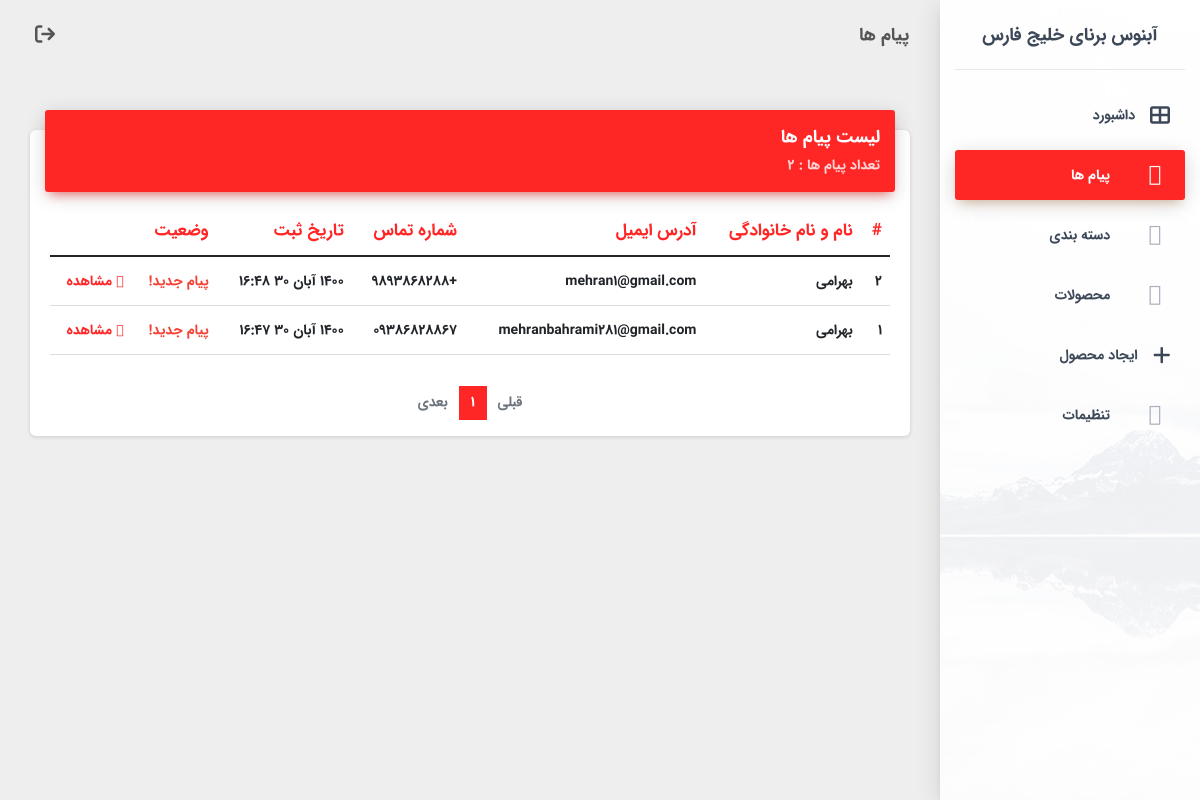
/fa/staff/messages/, run on an earlier commit of the app's database.
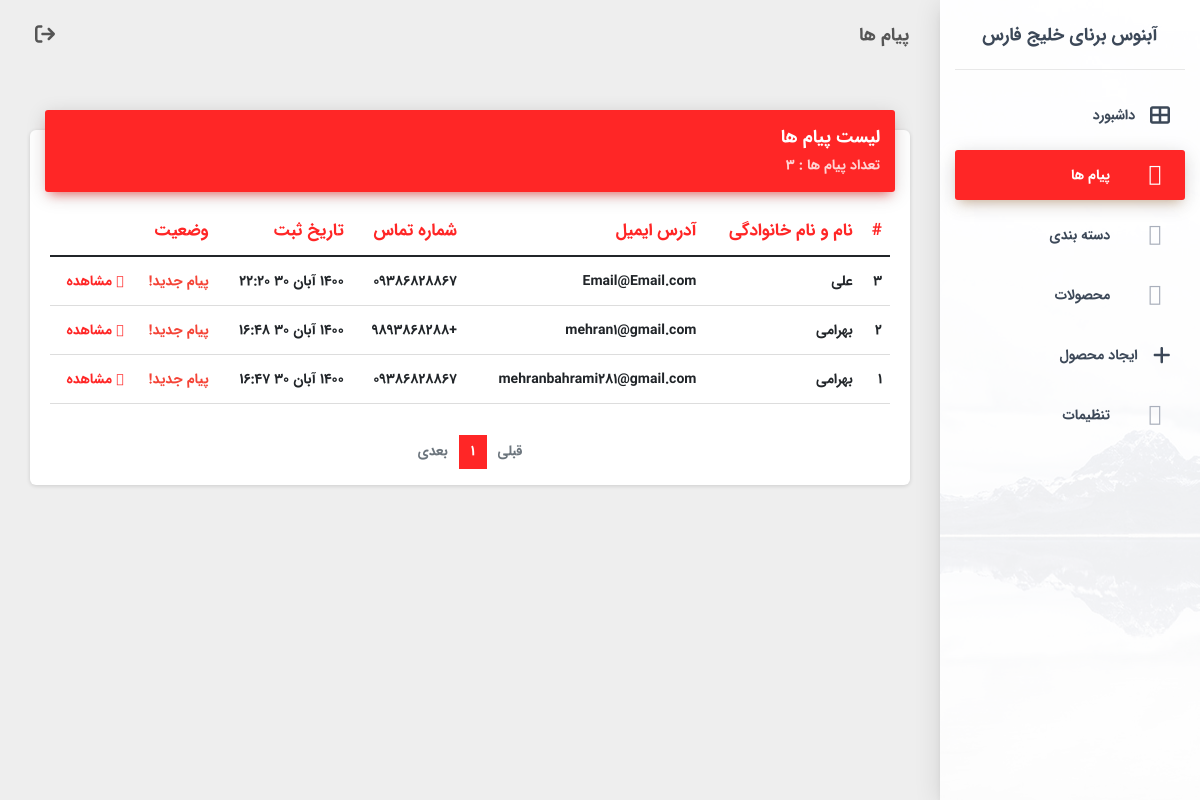
And on a later commit of the database.
### main/models.py (models this page shows, shortened)
class Message(models.Model):
    name = models.CharField(max_length=120)
    email = models.EmailField()
    phone_number = models.CharField(max_length=11)
    text = models.TextField()
    created_on = models.DateField(blank=True, null=True ,auto_now_add=True)
    created_on_time = models.TimeField(blank=True, null=True ,auto_now_add=True)
    is_read = models.BooleanField(default=False)
    def jcreated_on(self):
        return jalali_converter(self.created_on)

### staff/views.py (the view)
# urls.py: path('messages/', views.staff_messages, name="staff_messages"),
def staff_messages(request):
    messages = Message.objects.order_by('-created_on', '-created_on_time')
    count = Message.objects.all().count()
    page = request.GET.get('page', 1)
    paginator = Paginator(messages, 12)
    try:
        messages = paginator.page(page)
    except PageNotAnInteger:
        messages = paginator.page(1)
    except EmptyPage:
        messages = paginator.page(paginator.num_pages)
    ctx = {'messages':messages, 'count':count}
    return render(request, 'staff/messages.html',ctx)

### extensions/jalali.py (called while the page is built)
    def persian_tuple(self):
        return self.persian_year, self.persian_month, self.persian_day

### extensions/utils.py (called while the page is built)
def jalali_converter(time):
	time_to_str = "{},{},{}".format(time.year, time.month, time.day)
	time_to_tuple = jalali.Gregorian(time_to_str).persian_tuple()
	j_months = ["فروردین",
		"اردیبهشت",
		"خرداد",
		"تیر",
		"مرداد",
		"شهریور",
		"مهر",
		"آبان",
		"آذر",
		"دی",
		"بهمن",
		"اسفند",]
	return "{} {} {}".format(time_to_tuple[0], j_months[time_to_tuple[1]-1], time_to_tuple[2]), time_to_tuple, f"{time_to_tuple[2]}/{time_to_tuple[1]}"

### main/context_processors.py (called while the page is built)
def setting(requet, **kwargs):
    setting = Setting.objects.first()
    ctx = {'setting':setting}
    return ctx

### main/templates/staff/messages.html (shortened to what this page needs)
{% extends 'staff/base.html' %}
{% block head %}پیام ها{% endblock head %}
{% block content %}
<div class="d-none">{% block meassages %}active{% endblock %}</div>
<div class="content">
  <div class="container-fluid">
    <div class="row">
      <div class="col-md-12">
        <div class="card">
          <div class="card-header card-header-primary">
            <h4 class="card-title ">لیست پیام ها</h4>
            <p class="card-category">تعداد پیام ها : {{count}}</p>
          </div>
          <div class="card-body">
            <div class="table-responsive">
              <table class="table">
                <thead class=" text-primary">
                  <tr>
                    <th>
                      #
                    </th>
                    <th>
                      نام و نام خانوادگی
                    </th>
                    <th>
                      آدرس ایمیل
                    </th>
                    <th>
                      شماره تماس
                    </th>
                    <th>
                      تاریخ ثبت
                    </th>
                    <th>
                      وضعیت
                    </th>
                  </tr>
                </thead>
                <tbody>
                  {% for message in messages %}
                  <tr>
                    <td>
                      {{message.id}}
                    </td>
                    <td>
                      {{message.name}}
                    </td>
                    <td>
                      {{message.email}}
                    </td>
                    <td>
                      {{message.phone_number}}
                    </td>
                    <td>
                      {{message.jcreated_on.0}}
                      {{message.created_on_time|date:"G:i"}}
                    </td>
                    <td>
                      {% if message.is_read == False %}
                      <span class="text-danger">پیام جدید!</span>
                      {% else %}
                      <div class="text-black-50">خوانده شده</div>
                      {% endif %}
                    </td>
                    <td class="text-primary">
                      <a href="/staff/messages/{{message.id}}"><i class="fad fa-eye"></i> مشاهده</a>
                    </td>
                  </tr>
                  {% endfor %}
                </tbody>
              </table>
            </div>
          </div>
          <nav aria-label="Page navigation">
            <ul class="pagination justify-content-center">
              {% if messages.has_previous %}
              <li class="page-item ">
                <a class="page-link page-link-prev"
                  href="?page={{ messages.previous_page_number }}{% for key, value in request.GET.items %}{% if key != 'page' %}&{{ key }}={{ value }}{% endif %}{% endfor %}"
                  aria-label="Previous" tabindex="-1" aria-disabled="true">
                  <span aria-hidden="true"><i class="icon-long-arrow-right"></i></span>قبلی
                </a>
              </li>
              {% else %}
              <li class="page-item disabled">
                <a class="page-link page-link-prev" href="" aria-label="Previous" tabindex="-1" aria-disabled="true">
                  <span aria-hidden="true"></span>قبلی
                </a>
              </li>
              {% endif %}
              {% for i in messages.paginator.page_range %}
              {% if messages.number == i %}
              <li class="page-item active" aria-current="page"><a class="page-link" href="">{{ i }}</a></li>
              {% elif i > messages.number|add:'-5' and i < messages.number|add:'4' %} <li class="page-item"
                aria-current="page"><a class="page-link"
                  href="?page={{ i }}{% for key, value in request.GET.items %}{% if key != 'page' %}&{{ key }}={{ value }}{% endif %}{% endfor %}">{{i}}</a></li>
                {% endif %}
                {% endfor %}
                {% if messages.has_next %}
                <li class="page-item">
                  <a class="page-link page-link-next"
                    href="?page={{ messages.next_page_number }}{% for key, value in request.GET.items %}{% if key != 'page' %}&{{ key }}={{ value }}{% endif %}{% endfor %}"
                    aria-label="Next">
                    بعدی <span aria-hidden="true"><i class="icon-long-arrow-left"></i></span>
                  </a>
                </li>
                {% else %}
                <li class="page-item disabled">
                  <a class="page-link page-link-next" href="" aria-label="Next">
                    بعدی <span aria-hidden="true"></span>
                  </a>
                </li>
                {% endif %}
            </ul>
          </nav>
        </div>
      </div>
    </div>
  </div>
</div>
{% endblock content %}

### main/templates/staff/base.html (shortened to what this page needs)
{% load static %}
<!DOCTYPE html>
<html lang="en" dir="rtl">
<head>
  <link rel="stylesheet" href="{% static 'css/fontawesome.css' %}">
  <link rel="stylesheet" href="https://cdn.jsdelivr.net/npm/bootstrap@5.1.3/dist/css/bootstrap.rtl.min.css"
>
  <link href="{% static 'dashboard/css/material-dashboard.css' %}" rel="stylesheet" />
  <link href="{% static 'dashboard/demo/demo.css' %}" rel="stylesheet" />
</head>
<body class="">
  <div class="wrapper ">
    <div class="sidebar" data-color="purple" data-background-color="white"
      data-image="{% static 'dashboard/img/sidebar-2.jpg' %}">
      <div class="logo"><a href="/" target="blank" class="simple-text logo-normal" rel="tooltip"
        data-original-title="مشاهده وبسایت">
          آبنوس برنای خلیج فارس
        </a></div>
      <div class="sidebar-wrapper">
        <ul class="nav">
          <li class="nav-item {% block dashboard %}{% endblock %}">
            <a class="nav-link" href="/staff/">
              <i class="fas fa-th-large"></i>
              <p>داشبورد</p>
            </a>
          </li>
          <li class="nav-item {% block meassages %}{% endblock %}">
            <a class="nav-link" href="/staff/messages/">
              <i class="fad fa-envelope"></i>
              <p>پیام ها</p>
            </a>
          </li>
          <li class="nav-item {% block categories %}{% endblock %}">
            <a class="nav-link" href="/staff/categories/">
              <i class="fad fa-list"></i>
              <p>دسته بندی</p>
            </a>
          </li>
          <li class="nav-item {% block products %}{% endblock %}">
            <a class="nav-link" href="/staff/products/">
              <i class="fad fa-shopping-bag"></i>
              <p>محصولات</p>
            </a>
          </li>
          <li class="nav-item {% block create-product %}{% endblock %}">
            <a class="nav-link" href="/staff/create-product/">
              <i class="fas fa-plus"></i>
              <p>ایجاد محصول</p>
            </a>
          </li>
          <li class="nav-item {% block settings %}{% endblock %}">
            <a class="nav-link" href="/staff/settings/">
              <i class="fad fa-cog"></i>
              <p>تنظیمات</p>
            </a>
          </li>
        </ul>
      </div>
    </div>
    <div class="main-panel">
      <nav class="navbar navbar-expand-lg navbar-transparent navbar-absolute fixed-top ">
        <div class="container-fluid">
          <div class="navbar-wrapper">
            <a class="navbar-brand" href="javascript:;">{% block head %}{% endblock head %}</a>
          </div>
          <div class="collapse navbar-collapse justify-content-end">
            <ul class="navbar-nav">
              <li class="nav-item">
                <a class="nav-link" href="/staff/logout/" style="font-size: 20px;" rel="tooltip"
                  data-original-title="خروج از حساب کاربری">
                  <i class="fas fa-sign-out"></i>
                </a>
              </li>
            </ul>
          </div>
        </div>
      </nav>
      {% block content %}
      {% endblock content%}
    </div>
  </div>
</body>
</html>

What changed in the data, as far as the page shows it:
added Message: id "3", name "علی", email "Email@Email.com", phone_number "09386828867", jcreated_on.0 "1400 آبان 30", created_on_time "22:20", is_read "پیام جدید!"
Also different on the page:
{{ count }}: "2" → "3"
